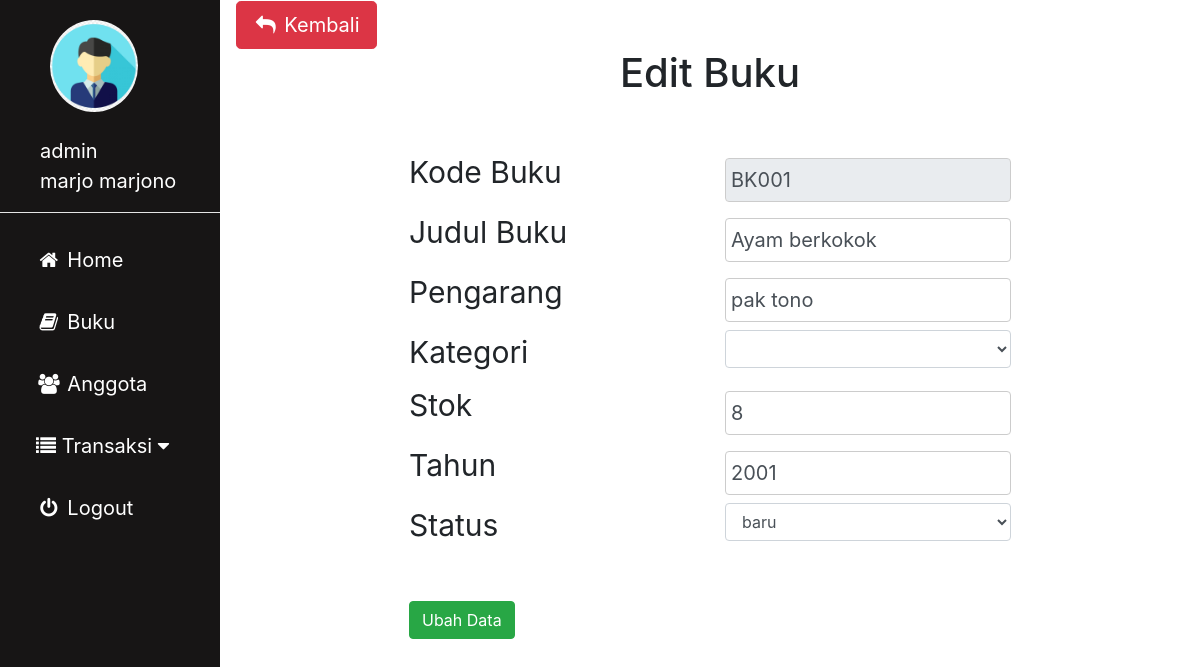
Screenshot of /admin/buku_edit.php?agung=BK001 (signed in) with the database file from the repository.
### tables this page shows
CREATE TABLE `buku` (
  `kode_buku` varchar(10) NOT NULL,
  `judul` varchar(50) NOT NULL,
  `pengarang` varchar(50) NOT NULL,
  `id_kategori` int(5) NOT NULL,
  `stok` int(5) NOT NULL,
  `tahun` int(5) NOT NULL,
  `status` enum('baru','rusak','hilang','lama') NOT NULL
);

### admin/buku_edit.php (the view, shortened to what this page needs)
<?php
include'sidebar.php';
 ?>
 <link rel="stylesheet" href="../img/csskonten.css">
 <link rel="stylesheet" href="../css/bootstrap.css">
 <?php
 $metode = $_GET['agung'];
 $edit = $koneksi -> prepare("SELECT * FROM buku WHERE kode_buku = :kode");
 $edit -> bindParam(':kode', $metode);
 $edit -> execute();
 $hasil = $edit -> fetch();
 ?>
<div class="main">
  <button type="button" name="button" onclick="history.back(-1)" class="btn btn-danger btn-lg"><i class="fa fa-fw fa-reply"></i> Kembali</button>
  <div class="container col-md-8">
    <h1 align=center>Edit Buku</h1>
    <br>
    <form action="buku_proses.php?prabowo=edit" method="post">
      <div class="row">
        <div class="col">
          <label for="kode">Kode Buku</label>
        </div>
        <div class="col">
          <input type="text" class="form-control" name="kd_buku" value="<?php echo $hasil['kode_buku']; ?>" readonly>
        </div>
      </div>
      <div class="row">
        <div class="col">
          <label for="kode">Judul Buku</label>
        </div>
        <div class="col">
          <input type="text" class="form-control" name="judul" value="<?php echo $hasil['judul']; ?>">
        </div>
      </div>
      <div class="row">
        <div class="col">
          <label for="kode">Pengarang</label>
        </div>
        <div class="col">
          <input type="text" class="form-control" name="pengarang" value="<?php echo $hasil['pengarang']; ?>">
        </div>
      </div>
      <div class="row">
        <div class="col">
          <label for="kode">Kategori</label>
        </div>
        <div class="col">
          <select class="form-control" name="kat" >
            <option></option>
            <?php
            $zxc = $koneksi -> prepare("SELECT * FROM kategori");
            $zxc -> execute();
            while($cat = $zxc -> fetch()){
            ?>
            <option value="<?php echo $cat['id_kategori']; ?>"><?php echo $cat['nama_kategori']; ?></option>
          <?php } ?>
          </select>
        </div>
      </div>
      <div class="row">
        <div class="col">
          <label for="kode">Stok</label>
        </div>
        <div class="col">
          <input type="text" class="form-control" name="stok" value="<?php echo $hasil['stok']; ?>">
        </div>
      </div>
      <div class="row">
        <div class="col">
          <label for="kode">Tahun</label>
        </div>
        <div class="col">
          <input type="text" class="form-control" name="tahun" value="<?php echo $hasil['tahun']; ?>">
        </div>
      </div>
      <div class="row">
        <div class="col">
          <label for="kode">Status</label>
        </div>
        <div class="col">
          <select class="form-control" name="status">
            <option><?php echo $hasil['status']; ?></option>
          </select>
        </div>
      </div><br>
      <button type="submit" class="btn btn-success">Ubah Data</button>
    </form>
  </div>
</div>

### img/cssadmin.css (style rules this page uses)
body { margin: 0; font-family: "Lato", sans-serif; }

### img/csskonten.css (style rules this page uses)
.main { margin-left: 220px; padding: 1px 16px; height: 100%; font-size: 30px; }
input[type=text], input[type=password], select { width: 100%; padding: 5px 5px; margin: 8px 0; display: inline-block; border: 1px solid #ccc; box-sizing: border-box; font-size: 20px; }

### rows the page displays
buku: kd_buku "BK001", judul "Ayam berkokok", pengarang "pak tono", stok "8", tahun "2001", status "baru"

### other values shown
$_SESSION['username']['id'] "admin"
$_SESSION['username']['nama'] "marjo marjono"
